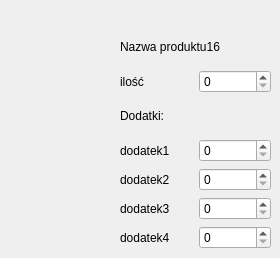
   <widget class="QWidget" name="page_16">
    <widget class="QWidget" name="layoutWidget_17">
     <property name="geometry">
      <rect>
       <x>120</x>
       <y>30</y>
       <width>151</width>
       <height>219</height>
      </rect>
     </property>
     <layout class="QVBoxLayout" name="verticalLayout_33">
      <item>
       <widget class="QLabel" name="label_225">
        <property name="text">
         <string>Nazwa produktu16</string>
        </property>
       </widget>
      </item>
      <item>
       <layout class="QHBoxLayout" name="horizontalLayout_161">
        <item>
         <widget class="QLabel" name="label_226">
          <property name="text">
           <string>ilość</string>
          </property>
         </widget>
        </item>
        <item>
         <widget class="QSpinBox" name="spinBox_161"/>
        </item>
       </layout>
      </item>
      <item>
       <widget class="QLabel" name="label_227">
        <property name="text">
         <string>Dodatki:</string>
        </property>
       </widget>
      </item>
      <item>
       <layout class="QHBoxLayout" name="horizontalLayout_162">
        <item>
         <widget class="QLabel" name="label_228">
          <property name="text">
           <string>dodatek1</string>
          </property>
         </widget>
        </item>
        <item>
         <widget class="QSpinBox" name="spinBox_162"/>
        </item>
       </layout>
      </item>
      <item>
       <layout class="QHBoxLayout" name="horizontalLayout_163">
        <item>
         <widget class="QLabel" name="label_229">
          <property name="text">
           <string>dodatek2</string>
          </property>
         </widget>
        </item>
        <item>
         <widget class="QSpinBox" name="spinBox_163"/>
        </item>
       </layout>
      </item>
      <item>
       <layout class="QHBoxLayout" name="horizontalLayout_164">
        <item>
         <widget class="QLabel" name="label_230">
          <property name="text">
           <string>dodatek3</string>
          </property>
         </widget>
        </item>
        <item>
         <widget class="QSpinBox" name="spinBox_164"/>
        </item>
       </layout>
      </item>
      <item>
       <layout class="QHBoxLayout" name="horizontalLayout_165">
        <item>
         <widget class="QLabel" name="label_231">
          <property name="text">
           <string>dodatek4</string>
          </property>
         </widget>
        </item>
        <item>
         <widget class="QSpinBox" name="spinBox_165"/>
        </item>
       </layout>
      </item>
     </layout>
    </widget>
   </widget>
